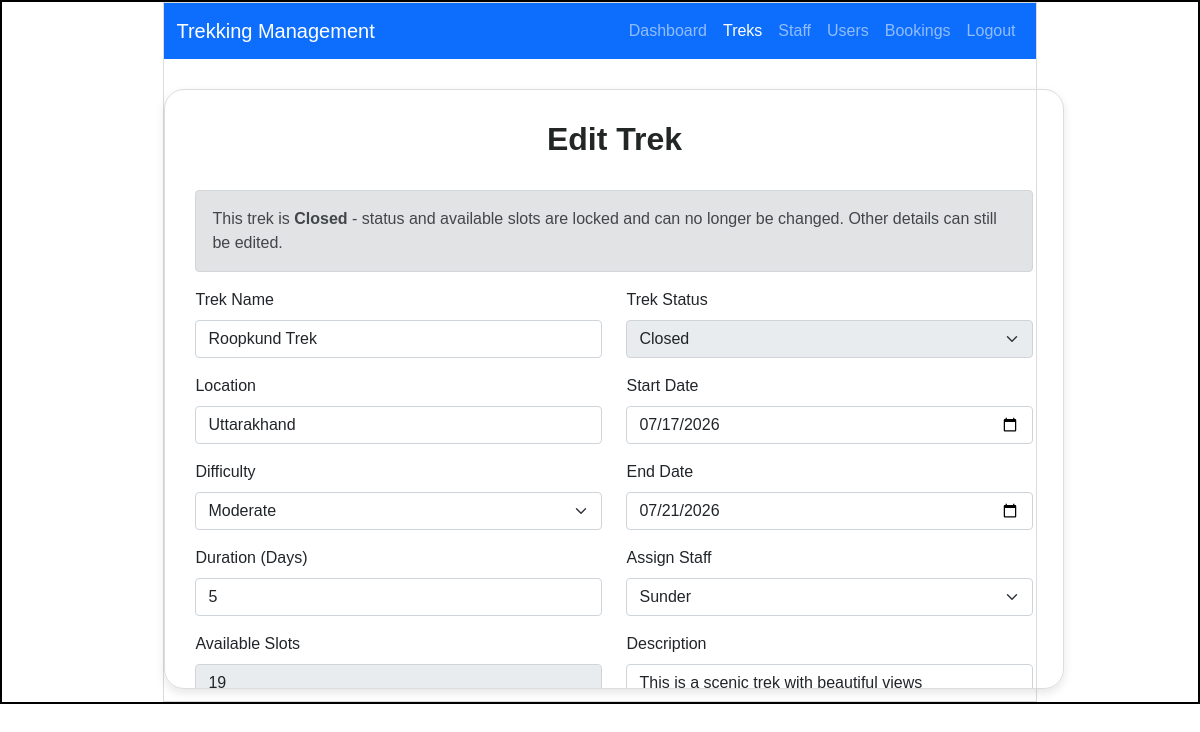
The page /admin/trek/edit/2 (signed in) on the database its author committed.
### models.py (models this page shows)
class Trek(db.Model):
    __tablename__ = "trek"
    id = db.Column(db.Integer  , primary_key = True)
    trek_name = db.Column(db.String() , nullable = False)
    location = db.Column(db.String(100),nullable=False)
    difficulty = db.Column(db.String(20),nullable=False)
    duration = db.Column(db.Integer,nullable=False)
    available_slots = db.Column(db.Integer,nullable=False)
    trek_status = db.Column(db.String(20),nullable=False,default = "Pending")
    start_date = db.Column(db.Date,nullable=False)
    end_date = db.Column(db.Date,nullable=False)
    description = db.Column(db.Text)
    staff_id = db.Column(db.Integer,db.ForeignKey("staff_profile.id"), nullable = True)
    bookings = db.relationship("Booking",backref = "trek",lazy=True) # One Trek -> Many Bookings

class User(db.Model):
    __tablename__ = "user"
    id = db.Column(db.Integer  , primary_key = True)
    name = db.Column(db.String() , nullable=False)
    email=db.Column(db.String(), unique = True , nullable=False )
    password = db.Column(db.String() , nullable=False)
    phone = db.Column(db.String(15) , nullable=False ,unique = True)
    role = db.Column(db.String(), nullable=False , default='trekker')
    is_blacklisted = db.Column(db.Boolean , nullable= False , default = False)
    bookings = db.relationship( "Booking" ,backref = "user",lazy=True) # One User -> Many Bookings
    staff_profile = db.relationship("Staff_Profile",backref = "user",uselist=False,lazy=True)

### app.py (the view, shortened to what this page needs)
@app.route("/admin/trek/edit/<int:trek_id>", methods=["GET", "POST"])
@role_required("admin")
def edit_trek(trek_id):
    trek = Trek.query.get_or_404(trek_id)
    is_locked = trek.trek_status in ("Completed", "Closed")
    approved_staff = (Staff_Profile.query
                  .filter_by(approved=True)
                  .join(User)
                  .filter(User.is_blacklisted == False)
                  .all())
    return render_template("admin_edit_trek.html", trek=trek, approved_staff=approved_staff, is_locked=is_locked)

### app.py (called while the page is built)
def role_required(*roles):
    def decorator(f):
        @wraps(f)
        def wrapper(*args, **kwargs):
            if 'user_id' not in session:
                flash("Please log in to continue.", "warning")
                return redirect(url_for("login"))
            if session.get('role') not in roles:
                flash("You don't have access to that page.", "warning")
                return _redirect_to_own_area()
            return f(*args, **kwargs)
        return wrapper
    return decorator

### templates/admin_edit_trek.html (shortened to what this page needs)
<!DOCTYPE html>
<html lang="en">
<head>
    <link rel="stylesheet" href="{{ url_for('static', filename='style.css') }}">
    <link href="https://cdn.jsdelivr.net/npm/bootstrap@5.0.2/dist/css/bootstrap.min.css" rel="stylesheet">
</head>
<body>
    <div id="main">
        <div id="canvas">
            <nav class="navbar navbar-expand-lg navbar-dark bg-primary">
                <div class="container-fluid">
                    <a class="navbar-brand" href="/admin/dashboard">Trekking Management</a>
                    <div class="navbar-nav ms-auto">
                        <a class="nav-link" href="/admin/dashboard">Dashboard</a>
                        <a class="nav-link active" href="/admin/treks">Treks</a>
                        <a class="nav-link" href="/admin/staff">Staff</a>
                        <a class="nav-link" href="/admin/users">Users</a>
                        <a class="nav-link" href="/admin/bookings">Bookings</a>
                        <a class="nav-link" href="/logout">Logout</a>
                    </div>
                </div>
            </nav>
            <div id="form-body", style= "max-height: 600px; overflow-y: auto;">
                <h2 class="login-heading text-center">Edit Trek</h2>
                <br>
                {% if is_locked %}
                <div class="alert alert-secondary">
                    This trek is <strong>{{ trek.trek_status }}</strong> - status and available slots
                    are locked and can no longer be changed. Other details can still be edited.
                </div>
                {% endif %}
                <form action="{{ url_for('edit_trek', trek_id=trek.id) }}" method="POST">
                    <div class="row">
                        <div class="col-md-6">
                            <div class="mb-3">
                                <label class="form-label">Trek Name</label>
                                <input type="text" class="form-control" name="trek_name" value="{{ trek.trek_name }}" required>
                            </div>
                            <div class="mb-3">
                                <label class="form-label">Location</label>
                                <input type="text" class="form-control" name="location" value="{{ trek.location }}" required>
                            </div>
                            <div class="mb-3">
                                <label class="form-label">Difficulty</label>
                                <select class="form-select" name="difficulty" required>
                                    <option {% if trek.difficulty == "Moderate" %}selected{% endif %}>Moderate</option>
                                </select>
                            </div>
                            <div class="mb-3">
                                <label class="form-label">Duration (Days)</label>
                                <input type="number" class="form-control" name="duration" value="{{ trek.duration }}" min="1" required>
                            </div>
                            <div class="mb-3">
                                <label class="form-label">Available Slots</label>
                                <input type="number" class="form-control" name="available_slots" value="{{ trek.available_slots }}" min="0" {% if is_locked %}disabled{% endif %} required>
                            </div>
                        </div>
                        <div class="col-md-6">
                            <div class="mb-3">
                                <label class="form-label">Trek Status</label>
                                <select class="form-select" name="status" {% if is_locked %}disabled{% endif %} required>
                                    <option {% if trek.trek_status == "Closed" %}selected{% endif %}>Closed</option>
                                </select>
                            </div>
                            <div class="mb-3">
                                <label class="form-label">Start Date</label>
                                <input type="date" class="form-control" name="start_date" value="{{ trek.start_date | string }}" required>
                            </div>
                            <div class="mb-3">
                                <label class="form-label">End Date</label>
                                <input type="date" class="form-control" name="end_date" value="{{ trek.end_date | string }}" required>
                            </div>
                            <div class="mb-3">
                                <label class="form-label">Assign Staff</label>
                                <select class="form-select" name="staff_id">
                                    {% for staff in approved_staff %}
                                    <option value="{{ staff.id }}"
                                        {% if trek.staff_id == staff.id %}selected{% endif %}>
                                        {{ staff.user.name }}
                                    </option>
                                    {% endfor %}
                                </select>
                            </div>
                            <div class="mb-3">
                                <label class="form-label">Description</label>
                                <textarea class="form-control" name="description"
                                          rows="3">{{ trek.description or '' }}</textarea>
                            </div>
                        </div>
                    </div>
                </form>
            </div>
        </div>
    </div>
</body>
</html>

### static/style.css (style rules this page uses)
* { margin:0px; font-family: Arial, Helvetica, sans-serif; }
#main { border:2px solid black; margin-top: 0px; }
#canvas { border:1px solid #dcdcdc; width:73%; height:700px; margin:auto; }
#form-body { border:1px solid #dcdcdc; width:400px; height:400px; margin:auto; margin-top:130px; border-radius:20px; padding: 15px; overflow-y:auto; box-shadow:0px 4px 10px rgba(0,0,0,0.1); }
.login-heading { color:#222624; font-weight:bold; font-size:xx-large; }

### templates/admin_edit_trek.html (style rules this page uses)
#form-body { width: 900px; height: auto; margin-top: 30px; border-radius: 20px; padding: 30px; }

### rows shown on the page
Trek: trek_status "Closed", trek_name "Roopkund Trek", location "Uttarakhand", difficulty "Moderate", duration "5", available_slots "19", status "Closed", start_date "07/17/2026", end_date "07/21/2026", staff_id "Sunder", description "This is a scenic trek with beautiful views"
